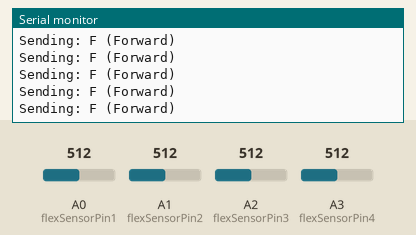
This sketch was run on a simulated Arduino Uno, built with avr-gcc and run on an emulated ATmega328P. Shown: the last lines printed to the serial monitor. Inputs (shaded band) come from the test bench; at power-on: A0 (flexSensorPin1) = 512, A2 (flexSensorPin3) = 512, A1 (flexSensorPin2) = 512, A3 (flexSensorPin4) = 512.

Above: at 1.2 s.
1.3 s: A0 (flexSensorPin1) set to 490
At 1.36 s:
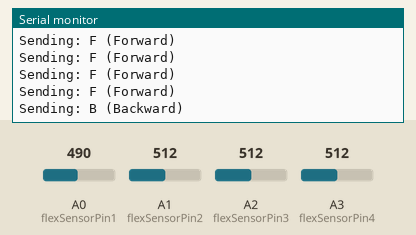
3.2 s: A2 (flexSensorPin3) set to 492
At 3.33 s:
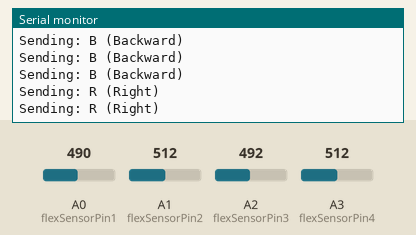
5.1 s: A1 (flexSensorPin2) set to 482
At 5.2 s:
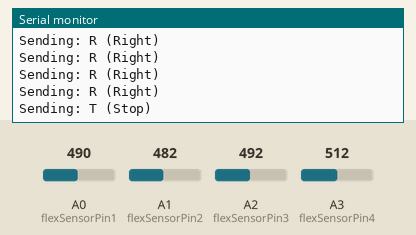

The sketch:

project_handcontroller.ino
```cpp
#include <SoftwareSerial.h>

const int flexSensorPin1 = A0;
const int flexSensorPin2 = A1;
const int flexSensorPin3 = A2;
const int flexSensorPin4 = A3;

const int bluetoothTx = 2;
const int bluetoothRx = 3;

SoftwareSerial bluetooth(bluetoothTx, bluetoothRx);

const int flexThreshold = 500;

void setup() {
  Serial.begin(9600);
  bluetooth.begin(9600);

  pinMode(flexSensorPin1, INPUT);
  pinMode(flexSensorPin2, INPUT);
  pinMode(flexSensorPin3, INPUT);
  pinMode(flexSensorPin4, INPUT);
}

void loop() {
  int flexValue1 = analogRead(flexSensorPin1);
  int flexValue2 = analogRead(flexSensorPin2);
  int flexValue3 = analogRead(flexSensorPin3);
  int flexValue4 = analogRead(flexSensorPin4);

  if (flexValue1 > flexThreshold && flexValue2 > flexThreshold) {
    bluetooth.println("F");
    Serial.println("Sending: F (Forward)");
  } else if (flexValue3 > flexThreshold && flexValue4 > flexThreshold) {
    bluetooth.println("B");
    Serial.println("Sending: B (Backward)");
  } else if (flexValue1 > flexThreshold) {
    bluetooth.println("L");
    Serial.println("Sending: L (Left)");
  } else if (flexValue2 > flexThreshold) {
    bluetooth.println("R");
    Serial.println("Sending: R (Right)");
  } else {
    bluetooth.println("T");
    Serial.println("Sending: T (Stop)");
  }

  delay(100);
}
```

Measured:
- the behaviour switches between 501 and 500 on A0 (flexSensorPin1) (found by bisection; images 0 and 1)
- the behaviour switches between 501 and 500 on A2 (flexSensorPin3) (found by bisection; images 1 and 2)
- the behaviour switches between 501 and 500 on A1 (flexSensorPin2) (found by bisection; images 2 and 3)
- after the input at 1.3 s, the serial monitor: prints a new line after 0.05 s (image 1)
- after the input at 3.2 s, the serial monitor: prints a new line at once (image 2)
- after the input at 5.1 s, the serial monitor: prints a new line after 0.09 s (image 3)
